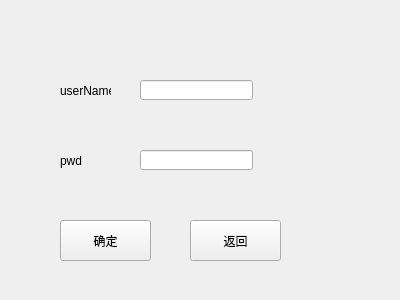
<?xml version="1.0" encoding="UTF-8"?>
<ui version="4.0">
 <class>createUserTable</class>
 <widget class="QWidget" name="createUserTable">
  <property name="geometry">
   <rect>
    <x>0</x>
    <y>0</y>
    <width>400</width>
    <height>300</height>
   </rect>
  </property>
  <property name="windowTitle">
   <string>Form</string>
  </property>
  <widget class="QPushButton" name="pushButton">
   <property name="geometry">
    <rect>
     <x>60</x>
     <y>220</y>
     <width>91</width>
     <height>41</height>
    </rect>
   </property>
   <property name="text">
    <string>确定</string>
   </property>
  </widget>
  <widget class="QPushButton" name="pushButton_2">
   <property name="geometry">
    <rect>
     <x>190</x>
     <y>220</y>
     <width>91</width>
     <height>41</height>
    </rect>
   </property>
   <property name="text">
    <string>返回</string>
   </property>
  </widget>
  <widget class="QLabel" name="label">
   <property name="geometry">
    <rect>
     <x>60</x>
     <y>80</y>
     <width>51</width>
     <height>21</height>
    </rect>
   </property>
   <property name="text">
    <string>userName</string>
   </property>
  </widget>
  <widget class="QLabel" name="label_2">
   <property name="geometry">
    <rect>
     <x>60</x>
     <y>150</y>
     <width>41</width>
     <height>21</height>
    </rect>
   </property>
   <property name="text">
    <string>pwd</string>
   </property>
  </widget>
  <widget class="QLineEdit" name="userName">
   <property name="geometry">
    <rect>
     <x>140</x>
     <y>80</y>
     <width>113</width>
     <height>20</height>
    </rect>
   </property>
  </widget>
  <widget class="QLineEdit" name="pwd">
   <property name="geometry">
    <rect>
     <x>140</x>
     <y>150</y>
     <width>113</width>
     <height>20</height>
    </rect>
   </property>
  </widget>
 </widget>
 <resources/>
 <connections/>
</ui>
